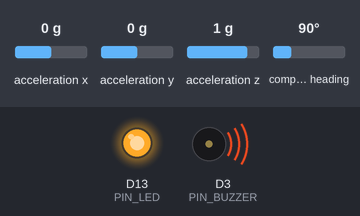
A sketch run on a simulated Arduino MKR. On the bench: output pins drawn as LEDs (lit = HIGH), buzzer (waves = sounding). The test bench sets the inputs (shaded band); at power-on: acceleration x 0 g, acceleration y 0 g, acceleration z 1 g, compass heading 90°. What the sketch prints to the serial monitor is not drawn.

Above: at 0.62 s.
Timing chart, 0 to 3.5 s (numbered marks = the images above):
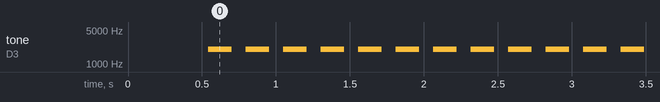

The sketch:

IMU_read.ino
```cpp
#include <SPI.h>
#include <RTCZero.h>
#include <FlashAsEEPROM.h>
#include <FlashStorage.h>
#include <Adafruit_Sensor.h>
#include <Adafruit_BNO055.h>
#include <utility\imumaths.h>
#include <Wire.h>
//extern "C"{
//  #include <utility\twi.h>  // screw it we don't need this
//}

// LED HEARTBEAT and TIMER DEFINITIONS
long ledTimer;
bool LEDstatus = HIGH;
#define PIN_LED 13
uint ledDelay = 70;
int counter;
RTCZero rtc;

// PWM and OUTPUT DEFINITIONS
#define PIN_BUZZER 3
#define BUZZ_PERIOD 488   // uS

// IMU SENSOR DECLARATIONS
#define TCAADDR 0x70
Adafruit_BNO055 bno1 = Adafruit_BNO055(1, BNO055_ADDRESS_B);
//Adafruit_BNO055 bno2 = Adafruit_BNO055(2, BNO055_ADDRESS_B);

// DATA SAMPLING
#define SAMPLERATE_DELAY_MS 200 // sample period in mS. 1000/x -> Hz

void setup() {

  Serial.begin(115200);
  rtc.begin();
  Wire.begin();

  // pin instantiations
  pinMode(PIN_LED, OUTPUT);
  pinMode(PIN_BUZZER, OUTPUT);
  digitalWrite(PIN_LED, HIGH);

  SerialUSB.println("Orientation Sensor Test"); SerialUSB.println("");

  // Initialise both sensors
  //tcaselect(0);
  delay(500);
  if(!bno1.begin())
  {
    // There was a problem detecting the BNO055 ID1 ... check your connections
    SerialUSB.print("Reh, first BNO055 not detected ... Check your wiring or I2C ADDR!");
    while(1);
  }
  /*tcaselect(1);
  if(!bno2.begin())
  {
    // There was a problem detecting the BNO055 ID2 ... check your connections
    SerialUSB.print("Reh, second BNO055 not detected ... Check your wiring or I2C ADDR!");
    while(1);
  }
  //delay(1000);*/
  bno1.setExtCrystalUse(true);
  //bno2.setExtCrystalUse(true);

  SerialUSB.print("BNO 1:\n");
  displayCalStatus(bno1);
  //SerialUSB.print("BNO 2:\n");
  //displayCalStatus(bno2);
}

void loop() {
  //heartbeat();

  // sampleData(SAMPLERATE_DELAY_MS);

  for(int i = 0; i < 256; i++){
    digitalWrite(PIN_BUZZER, HIGH);
    delayMicroseconds(BUZZ_PERIOD/2);
    digitalWrite(PIN_BUZZER, LOW);
    delayMicroseconds(BUZZ_PERIOD/2);
  }

  for(int i = 0; i < 256; i++){
    delayMicroseconds(BUZZ_PERIOD);
  }

  sensorPing(bno1);
}

// blink LED, print RTC clock every one second (called in state loop)
// takes current time in ms
void heartbeat(){
  unsigned long mtime = millis();
  if (mtime% 1000 == 0){
    SerialUSB.print(rtc.getHours());
    SerialUSB.print(":");
    SerialUSB.print(rtc.getMinutes());
    SerialUSB.print(":");
    SerialUSB.print(rtc.getSeconds());
    SerialUSB.print('\n');

    blinkLED();

  }
}

/* REWRITE TO ACCOUNT FOR MULTIPLE bno objects
void sampleData(int period){
  unsigned long mtime = millis();
  if (mtime% period == 0){
    sensorPing();
    displayCalStatus(bno);
  }
}
*/

// does nothing so far, figure out later
/*
void sensorDetails(Adafruit_BNO055 bno){
  adafruit_bno055_rev_info_t info;
  bno.getRevInfo(&info);

}
*/

// print IMU sensor Euler angles at time called
void sensorPing(Adafruit_BNO055 bno){
  sensors_event_t event;
  bno.getEvent(&event);

  /* Display the floating point data */
  SerialUSB.print("X: ");
  SerialUSB.print(event.orientation.x, 4);
  SerialUSB.print("\tY: ");
  SerialUSB.print(event.orientation.y, 4);
  SerialUSB.print("\tZ: ");
  SerialUSB.print(event.orientation.z, 4);
  //SerialUSB.println("");
}

/**************************************************************************/
/*
Display sensor calibration status
*/
/**************************************************************************/
void displayCalStatus(Adafruit_BNO055 bno)
{
/* Get the four calibration values (0..3) */
/* Any sensor data reporting 0 should be ignored, */
/* 3 means 'fully calibrated" */
uint8_t system, gyro, accel, mag;
system = gyro = accel = mag = 0;
bno.getCalibration(&system, &gyro, &accel, &mag);
/* The data should be ignored until the system calibration is > 0 */
SerialUSB.print("\t");
if (!system)
{
SerialUSB.print("! ");
}
/* Display the individual values */
SerialUSB.print("Sys:");
SerialUSB.print(system, DEC);
SerialUSB.print(" G:");
SerialUSB.print(gyro, DEC);
SerialUSB.print(" A:");
SerialUSB.print(accel, DEC);
SerialUSB.print(" M:");
//© Adafruit Industries https://learn.adafruit.com/adafruit-bno055-absolute-orientation-sensor Page 26 of 33
SerialUSB.println(mag, DEC);
}

/**************************************************************************/
/*
Turn LED on for ledTimer time in ms
*/
/**************************************************************************/
void blinkLED(){
  ledTimer = millis();
  digitalWrite(PIN_LED, HIGH);

  while(digitalRead(PIN_LED) == HIGH){
    if(millis() - ledTimer > ledDelay) {

      digitalWrite(PIN_LED, LOW);
    }
  }
}

/**************************************************************************/
/*
TCA9548A Function
Select an I2C device to communicate with , 0-7
*/
/**************************************************************************/
void tcaselect(uint8_t i) {
  if (i > 7) return;

  Wire.beginTransmission(TCAADDR);
  Wire.write(1 << i);
  Wire.endTransmission();
}

// I2C BUS SCANNING Function.
// BROKEN, REQUIRES twi.h file not used in Wire.h of SAMD implementation
/*
void testTCA(){
  while (!SerialUSB);
  delay(1000);

  Wire.begin();

  SerialUSB.begin(115200);
  SerialUSB.println("\nTCAScanner ready!");

  for (uint8_t t=0; t<8; t++) {
    tcaselect(t);
    SerialUSB.print("TCA Port #"); SerialUSB.println(t);

    for (uint8_t addr = 0; addr<=127; addr++) {
      if (addr == TCAADDR) continue;

      uint8_t data;
      if (! twi_writeTo(addr, &data, 0, 1, 1)) {
         SerialUSB.print("Found I2C 0x");  SerialUSB.println(addr,HEX);
      }
    }
  }
  SerialUSB.println("\ndone");
}
*/
```

Measured:
- by itself, tone on D3 (PIN_BUZZER): alternates 2016 Hz for 0.16 s and silent for 0.09 s
